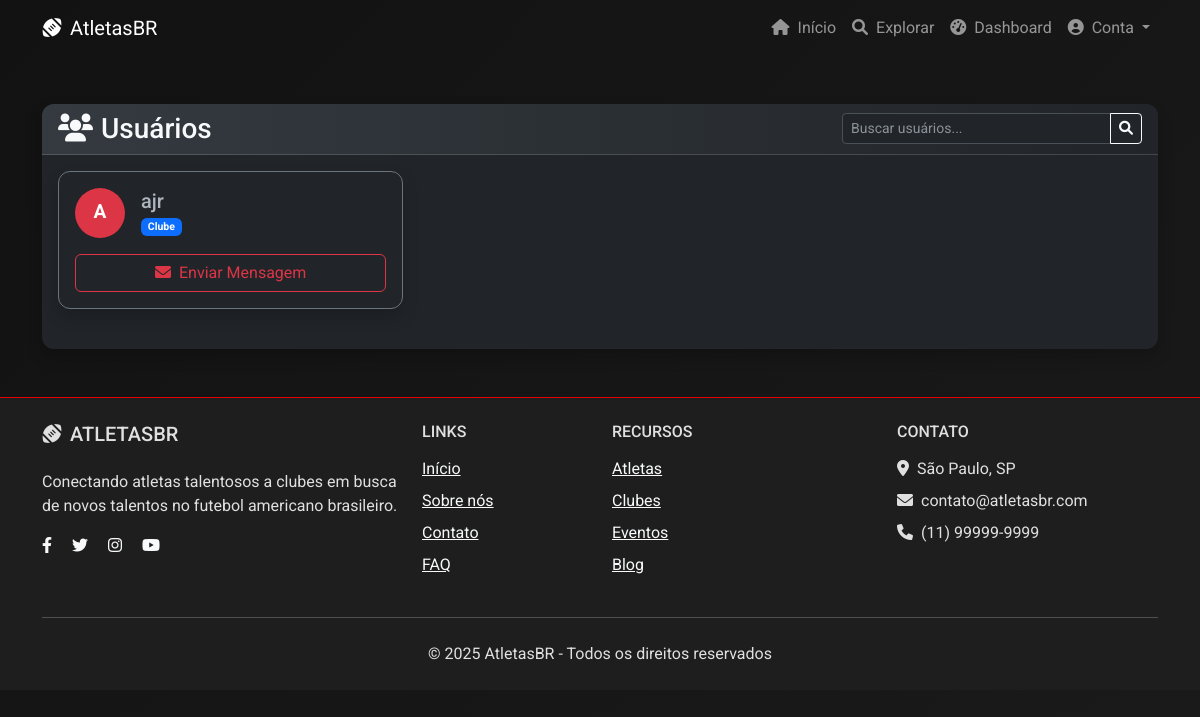
Screenshot of /users/ (signed in) with the database file from the repository.
### core/models.py (models this page shows)
class User(AbstractUser):
    is_athlete = models.BooleanField(default=False)
    is_club = models.BooleanField(default=False)

### core/views.py (the view)
# urls.py: path('users/', views.user_list, name='user_list'),
@login_required
def user_list(request):
    users = User.objects.exclude(id=request.user.id)
    return render(request, 'core/user_list.html', {'users': users})

### core/templates/core/user_list.html (shortened to what this page needs)
{% extends 'base.html' %}
{% load static %}
{% block content %}
<div class="container mt-5">
    <div class="card bg-dark text-light border-0">
        <div class="card-header d-flex justify-content-between align-items-center" style="background: linear-gradient(90deg, #343a40 0%, #212529 100%);">
            <h3 class="mb-0"><i class="fas fa-users me-2"></i>Usuários</h3>
            <div class="input-group search-group" style="max-width: 300px;">
                <input type="text" class="form-control form-control-sm search-input" placeholder="Buscar usuários...">
                <button class="btn btn-sm btn-outline-light" type="button"><i class="fas fa-search"></i></button>
            </div>
        </div>
        <div class="card-body">
            {% if users %}
                <div class="row">
                    {% for user_item in users %}
                        <div class="col-md-4 mb-4">
                            <div class="card bg-dark border-secondary h-100">
                                <div class="card-body">
                                    <div class="d-flex align-items-center mb-3">
                                        <div class="user-avatar me-3">
                                            {% if user_item.athleteprofile.photo %}
                                                <img src="{{ user_item.athleteprofile.photo.url }}" alt="{{ user_item.username }}" class="rounded-circle" width="50" height="50">
                                            {% else %}
                                                <div class="avatar-placeholder rounded-circle d-flex align-items-center justify-content-center" style="width: 50px; height: 50px; background-color: #dc3545; color: white;">
                                                    {{ user_item.username|first|upper }}
                                                </div>
                                            {% endif %}
                                        </div>
                                        <div>
                                            <h5 class="mb-0">{{ user_item.username }}</h5>
                                            <small class="text-muted">
                                                {% if user_item.is_athlete %}
                                                    <span class="badge bg-danger">Atleta</span>
                                                {% elif user_item.is_club %}
                                                    <span class="badge bg-primary">Clube</span>
                                                {% else %}
                                                    <span class="badge bg-secondary">Usuário</span>
                                                {% endif %}
                                            </small>
                                        </div>
                                    </div>
                                    <div class="d-grid gap-2">
                                        <a href="{% url 'send_message' user_item.id %}" class="btn btn-outline-danger">
                                            <i class="fas fa-envelope me-2"></i>Enviar Mensagem
                                        </a>
                                    </div>
                                </div>
                            </div>
                        </div>
                    {% endfor %}
                </div>
            {% endif %}
        </div>
    </div>
</div>
{% endblock %}

### core/static/core/css/theme.css (style rules this page uses)
:root { --primary-red: #e60000; --dark-red: #b30000; --black: #121212; --dark-gray: #1e1e1e; --light-gray: #e0e0e0; --red-accent: #ff3333; --red-gradient-start: #e60000; --red-gradient-end: #990000; --dark-gradient-start: #1e1e1e; --dark-gradient-end: #121212; --light-accent: #f5f5f5; --text-shadow: rgba(0, 0, 0, 0.5); }
body { background-color: var(--black); color: var(--light-gray); font-family: 'Roboto', sans-serif; }
.card { background-color: var(--dark-gray); border: none; border-bottom: 3px solid var(--primary-red); box-shadow: 0 8px 16px rgba(0, 0, 0, 0.2); }
body { background-color: var(--black); color: var(--light-gray); }
.card { background-color: var(--dark-gray); border: 1px solid var(--primary-red); box-shadow: 0 4px 8px rgba(0, 0, 0, 0.2); }

### core/templates/core/user_list.html (style rules this page uses)
body { background: linear-gradient(135deg, #121212 0%, #1a1a1a 100%) !important; color: #e0e0e0 !important; min-height: 100vh; }
.card { border-radius: 12px; overflow: hidden; box-shadow: 0 8px 16px rgba(0, 0, 0, 0.2); }
.avatar-placeholder { font-weight: bold; font-size: 1.2rem; }
.btn-outline-danger { border-color: #dc3545; color: #dc3545; }

### rows the page displays
User: username|first "A", username "ajr", is_athlete "Clube"
